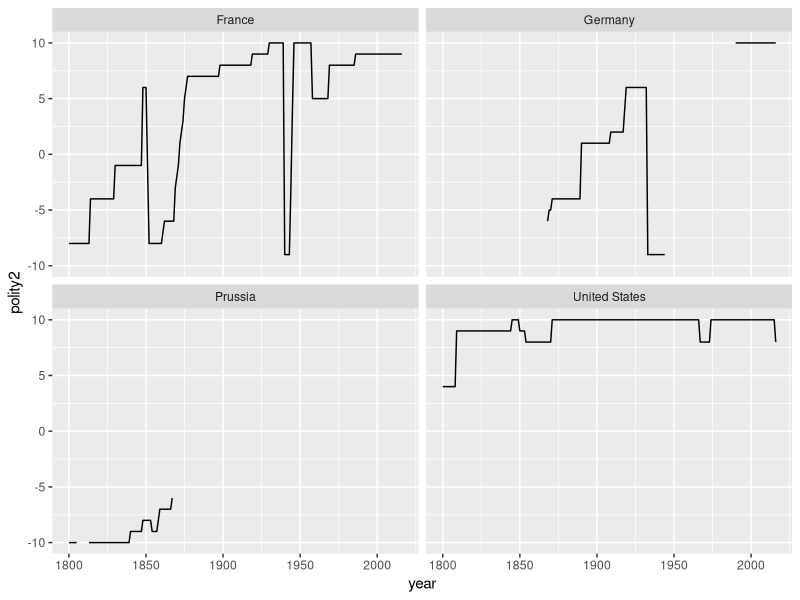

Write R code to recreate this figure.
## ---- chunk 1
#| message: false
#| warning: false
library(dplyr)
library(tidyr)
library(readr)
library(ggplot2)
## ---- chunk 2
#| warning: false
#| message: false
polity <- read_csv("data/input/sample_polity.csv")
mid <- read_csv("data/input/sample_mid.csv")
## ---- chunk 3
unique(polity$country)
ggplot(polity, aes(x = year, y = polity2)) +
  facet_wrap(~ country) +
  geom_line()

head(polity)
## ---- chunk 4
mid
## ---- chunk 5
mid_year_by_year <- data_frame(ccode = numeric(),
                               year = numeric(),
                               dispute = numeric())

for(i in 1:nrow(mid)) {
  x <- data_frame(ccode = mid$ccode[i], ## row i's country
             year = mid$StYear[i]:mid$EndYear[i],  ## sequence of years for dispute in row i
             dispute = 1) 
  mid_year_by_year <- rbind(mid_year_by_year, x)
}

head(mid_year_by_year)
## ---- chunk 6
p_m <- left_join(polity,
                 distinct(mid_year_by_year),
                 by = c("ccode", "year"))

head(p_m)
## ---- chunk 7
p_m$dispute[is.na(p_m$dispute)] <- 0
## ---- chunk 8
p_m_wide <- pivot_wider(p_m, 
                        id_cols = c(scode, ccode, country),
                        names_from = year,
                        values_from = polity2)

select(p_m_wide, 1:10)
## ---- chunk 9

## ---- chunk 10

## ---- chunk 11

